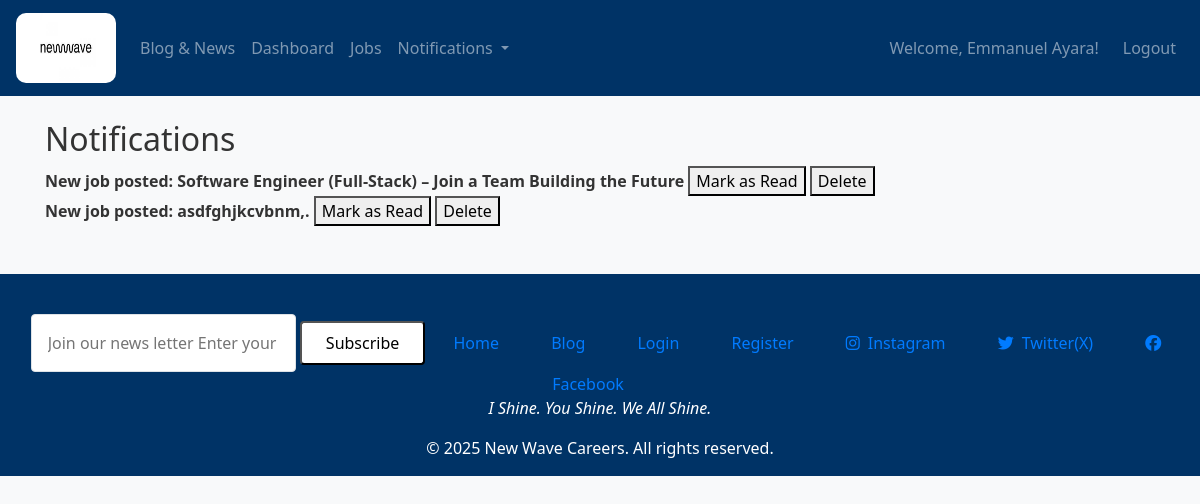
The app's page /notifications (signed in), older data.
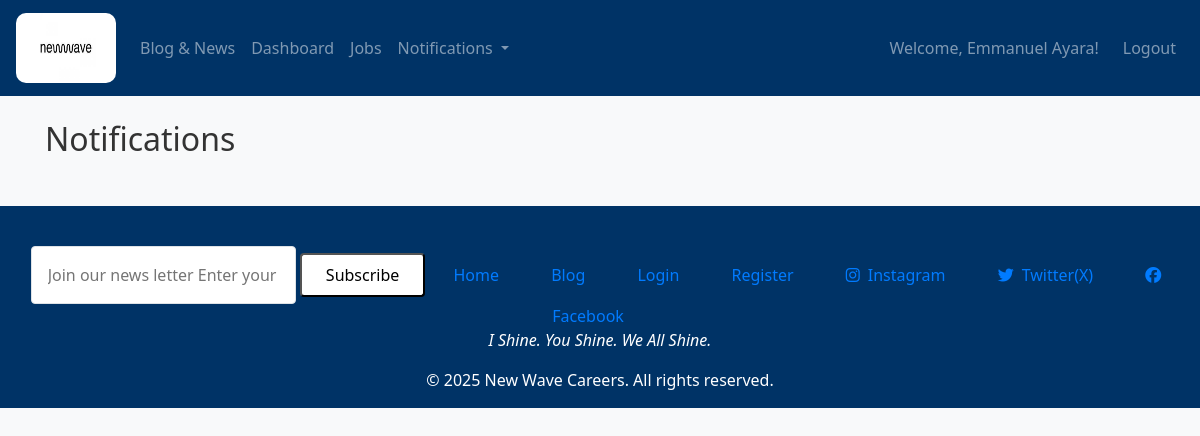
The same page, newer data.
### models.py (models this page shows, shortened)
class User(db.Model, UserMixin):
    id = db.Column(db.Integer, primary_key=True)
    username = db.Column(db.String(100), unique=True, nullable=False)
    email = db.Column(db.String(150), unique=True, nullable=False, index=True)
    password = db.Column(db.String(200), nullable=False)
    is_admin = db.Column(db.Boolean, default=False)
    bio = db.Column(db.Text, nullable=True)
    location = db.Column(db.String(100), nullable=True)
    applications = db.relationship('Application', backref='user_applications', lazy=True)  # Link Applications
    role = db.Column(db.Enum(UserRole), nullable=False, default=UserRole.JOB_SEEKER)
    profile_image = db.Column(db.String(200), nullable=True, default='default.jpg')
    notifications = db.relationship('Notification', backref='receiver', lazy='dynamic')
    applications = db.relationship('Application', backref='applicant', lazy=True)
    saved_jobs = db.relationship('Job', secondary='saved_jobs', backref='saved_by', lazy='dynamic')

class Notification(db.Model):
    id = db.Column(db.Integer, primary_key=True)
    user_id = db.Column(db.Integer, db.ForeignKey('user.id'))
    message = db.Column(db.String(500))
    read = db.Column(db.Boolean, default=False)
    timestamp = db.Column(db.DateTime, default=datetime.utcnow)

### routes.py (the view)
@app.route('/notifications')
@login_required
def notifications():
    user_notifications = Notification.query.filter_by(user_id=current_user.id).order_by(Notification.timestamp.desc()).all()
    return render_template('notifications.html', notifications=user_notifications, UserRole=UserRole)

### app.py (called while the page is built)
@app.after_request
def add_header(response):
    response.headers["Cache-Control"] = "no-store, no-cache, must-revalidate, max-age=0"
    return response

### models.py (called while the page is built)
@login_manager.user_loader
def load_user(user_id):
    return User.query.get(int(user_id))

### templates/notifications.html (shortened to what this page needs)
{% extends "layout.html" %}
{% block content %}
<h2>Notifications</h2>
{% for note in notifications %}
    <div class="{% if note.read %}text-muted{% else %}font-weight-bold{% endif %}">
        {{ note.message }}
        <form action="{{ url_for('mark_notification_as_read', notification_id=note.id) }}" method="post" style="display:inline;">
            <button type="submit">Mark as Read</button>
        </form>
        <form action="{{ url_for('delete_notification', notification_id=note.id) }}" method="post" style="display:inline;">
            <button type="submit">Delete</button>
        </form>
    </div>
{% endfor %}
{% endblock %}

### templates/layout.html (shortened to what this page needs)
<!DOCTYPE html>
<html lang="en">
<head>
  <link rel="stylesheet" href="https://cdnjs.cloudflare.com/ajax/libs/font-awesome/6.5.0/css/all.min.css" />
  <link rel="stylesheet" href="https://stackpath.bootstrapcdn.com/bootstrap/4.5.2/css/bootstrap.min.css">
  <link rel="stylesheet" href="static/style.css">
</head>
<body>
  <nav class="navbar navbar-expand-lg navbar-dark bg-primary">
    <a class="navbar-brand" href="{{ url_for('home') }}">
      <img src="/static/logo.jpg" alt="Logo" style="height: 70px; width: 100px; border-radius: 10px;">
    </a>
    <div class="collapse navbar-collapse" id="navbarContent">
      <ul class="navbar-nav mr-auto">
        {% if current_user.is_authenticated %}
          {% if current_user.role == UserRole.JOB_SEEKER %}
            <li class="nav-item"><a class="nav-link" href="{{ url_for('blog') }}">Blog & News</a></li>
            <li class="nav-item"><a class="nav-link" href="{{ url_for('dashboard') }}">Dashboard</a></li>
            <li class="nav-item"><a class="nav-link" href="{{ url_for('jobs') }}">Jobs</a></li>
            <li class="nav-item dropdown">
              <a class="nav-link dropdown-toggle" href="{{ url_for('notifications') }}" id="notificationDropdown" role="button" data-bs-toggle="dropdown" aria-expanded="false">
                  Notifications
                  {% set unread = current_user.notifications|selectattr("is_read", "equalto", False)|list %}
              </a>
                {% set sorted_notifications = current_user.notifications | sort(attribute="timestamp", reverse=True) %}
          </li>
          {% endif %}
        {% else %}
          <li class="nav-item"><a class="nav-link" href="{{ url_for('blog') }}">Blog & News</a></li>
          <li class="nav-item"><a class="nav-link" href="{{ url_for('login') }}">Login</a></li>
          <li class="nav-item"><a class="nav-link" href="{{ url_for('register') }}">Register</a></li>
        {% endif %}
      </ul>
      {% if current_user.is_authenticated %}
        <span class="navbar-text">Welcome, {{ current_user.username }}!</span>
        <ul class="navbar-nav ml-3">
          <li class="nav-item"><a class="nav-link" href="{{ url_for('logout') }}">Logout</a></li>
        </ul>
      {% endif %}
    </div>
  </nav>
  <div class="container mt-4">
    {% block content %}{% endblock %}
  </div>
  <footer class="footer bg-primary text-white mt-5 py-3">
    <div class="max-w-7xl mx-auto px-6 grid grid-cols-1 md:grid-cols-4 gap-10">
      <div>
        <div class="flex flex-col text-right text-center space-y-3">
          <form action="#" method="POST" class="flex flex-col space-y-3">
            <input type="email" placeholder="Join our news letter Enter your email"
                   class="p-3 rounded bg-blue-800 border border-blue-700 text-blue-900 placeholder-gray-300 focus:outline-none focus:ring-2 focus:ring-blue-400">
            <button type="submit"
                    class="bg-white text-blue-900 font-semibold py-2 px-4 rounded hover:bg-gray-200 transition duration-300">
              Subscribe
            </button>
          <a href="{{ url_for('home') }}" class="bg-blue-700 hover:bg-blue-800 text-blue-900 px-4 py-2 rounded text-sm transition duration-300">Home</a>
          <a href="{{ url_for('blog') }}" class="bg-blue-700 hover:bg-blue-800 text-blue-900 px-4 py-2 rounded text-sm transition duration-300">Blog</a>
          <a href="{{ url_for('login') }}" class="bg-blue-700 hover:bg-blue-800 text-blue-900 px-4 py-2 rounded text-sm transition duration-300">Login</a>
          <a href="{{ url_for('register') }}" class="bg-blue-700 hover:bg-blue-800 text-blue-900 px-4 py-2 rounded text-sm transition duration-300">Register</a>
          <a href="https://instagram.com/newwavecareers" target="_blank" class="bg-blue-700 hover:bg-blue-800 flex items-center px-4 py-2 rounded transition duration-300">
            <i class="fab fa-instagram mr-2"></i>Instagram
          </a>
          <a href="https://twitter.com/newwavecareers" target="_blank" class="bg-blue-700 hover:bg-blue-800 flex items-center px-4 py-2 rounded transition duration-300">
            <i class="fab fa-twitter mr-2"></i>Twitter(X)
          </a>
          <a href="https://facebook.com/newwavecareers" target="_blank" class="bg-blue-700 hover:bg-blue-800 flex items-center px-4 py-2 rounded transition duration-300">
            <i class="fab fa-facebook mr-2"></i>Facebook
          </a>
        </div>
      </div>
    </div>
    <div class="mt-12 border-t border-blue-800 pt-6 text-center text-blue-900 text-sm text-gray-300">
      <p><em>I Shine. You Shine. We All Shine.</em></p>
      &copy; 2025 New Wave Careers. All rights reserved.
    </div>
  </footer>
</body>
</html>

### static/style.css (style rules this page uses)
:root { --main-blue: #003366; --dark-blue: #002244; }
.navbar.bg-primary, .footer.bg-primary { background-color: var(--main-blue) !important; }
body { background-color: #f8f9fa; color: #333; }
.container { margin-top: 20px; }
.footer { position: relative; bottom: 0; width: 100%; }
body { font-family: 'Segoe UI', sans-serif; }

Row changes from the older to the newer data that the page shows:
removed Notification: message "New job posted: Software Engineer (Full-Stack) – Join a Team Building the Future"
removed Notification: message "New job posted: asdfghjkcvbnm,."
